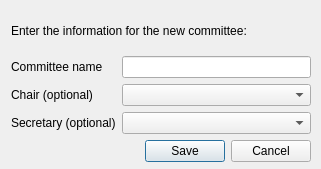
<ui version="4.0" >
 <class>AddNewCommittee</class>
 <widget class="QWidget" name="AddNewCommittee" >
  <property name="windowModality" >
   <enum>Qt::ApplicationModal</enum>
  </property>
  <property name="geometry" >
   <rect>
    <x>0</x>
    <y>0</y>
    <width>321</width>
    <height>169</height>
   </rect>
  </property>
  <property name="sizePolicy" >
   <sizepolicy vsizetype="Fixed" hsizetype="Fixed" >
    <horstretch>0</horstretch>
    <verstretch>0</verstretch>
   </sizepolicy>
  </property>
  <property name="windowTitle" >
   <string>Adding New Committee</string>
  </property>
  <widget class="QWidget" name="layoutWidget" >
   <property name="geometry" >
    <rect>
     <x>11</x>
     <y>11</y>
     <width>300</width>
     <height>151</height>
    </rect>
   </property>
   <layout class="QGridLayout" name="gridLayout" >
    <item row="0" column="0" colspan="2" >
     <widget class="QLabel" name="label_2" >
      <property name="text" >
       <string>Enter the information for the new committee:</string>
      </property>
     </widget>
    </item>
    <item row="1" column="0" >
     <widget class="QLabel" name="label" >
      <property name="text" >
       <string>Committee name</string>
      </property>
     </widget>
    </item>
    <item row="1" column="1" >
     <widget class="QLineEdit" name="lineEdit" >
      <property name="text" >
       <string/>
      </property>
      <property name="maxLength" >
       <number>120</number>
      </property>
     </widget>
    </item>
    <item row="2" column="0" >
     <widget class="QLabel" name="label_3" >
      <property name="text" >
       <string>Chair (optional)</string>
      </property>
     </widget>
    </item>
    <item row="2" column="1" >
     <widget class="QComboBox" name="comboBox" />
    </item>
    <item row="3" column="0" >
     <widget class="QLabel" name="label_4" >
      <property name="text" >
       <string>Secretary (optional)</string>
      </property>
     </widget>
    </item>
    <item row="3" column="1" >
     <widget class="QComboBox" name="comboBox_2" />
    </item>
    <item row="4" column="1" >
     <widget class="QDialogButtonBox" name="buttonBox" >
      <property name="layoutDirection" >
       <enum>Qt::LeftToRight</enum>
      </property>
      <property name="orientation" >
       <enum>Qt::Horizontal</enum>
      </property>
      <property name="standardButtons" >
       <set>QDialogButtonBox::Cancel|QDialogButtonBox::Save</set>
      </property>
      <property name="centerButtons" >
       <bool>false</bool>
      </property>
     </widget>
    </item>
   </layout>
  </widget>
 </widget>
 <resources/>
 <connections>
  <connection>
   <sender>buttonBox</sender>
   <signal>rejected()</signal>
   <receiver>AddNewCommittee</receiver>
   <slot>close()</slot>
   <hints>
    <hint type="sourcelabel" >
     <x>219</x>
     <y>154</y>
    </hint>
    <hint type="destinationlabel" >
     <x>155</x>
     <y>91</y>
    </hint>
   </hints>
  </connection>
 </connections>
</ui>
